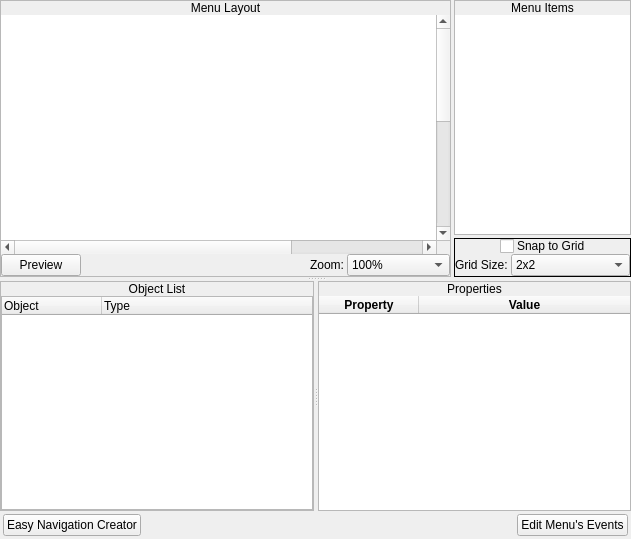
<?xml version="1.0" encoding="UTF-8"?>
<ui version="4.0">
 <class>ScreenLayouts_MainMenu</class>
 <widget class="QWidget" name="ScreenLayouts_MainMenu">
  <property name="geometry">
   <rect>
    <x>0</x>
    <y>0</y>
    <width>631</width>
    <height>539</height>
   </rect>
  </property>
  <property name="minimumSize">
   <size>
    <width>631</width>
    <height>539</height>
   </size>
  </property>
  <property name="maximumSize">
   <size>
    <width>631</width>
    <height>539</height>
   </size>
  </property>
  <property name="windowTitle">
   <string>Main Menu Layout</string>
  </property>
  <property name="windowIcon">
   <iconset resource="gui_icons.qrc">
    <normaloff>:/icons/openrpgmaker.png</normaloff>:/icons/openrpgmaker.png</iconset>
  </property>
  <property name="styleSheet">
   <string notr="true">.QFrame
{
	border-width: 1px;
	border-style: solid;
	border-color: palette(window-text);
}

.QFrame&gt;QLabel
{
	border-width: 0px;
	background-color: palette(window-text);
	color: palette(window);
	font-weight: bold;
}

.QFrame&gt;QCheckBox
{
	background-color: palette(window-text);
	border-width: 0px;
	border-style: none;
	color: palette(window);
	spacing: 3px;
	font-weight: bold;
	padding: 0px 0px 0px 3px;
}

.QFrame&gt;QCheckBox::indicator
{
	min-width: 8px;
	max-width: 8px;
	min-height: 8px;
	max-height: 8px;
	width: 8px;
	height: 8px;
	border-width: 2px;
	border-radius: 0px;
	border-style: ridge;
	border-color: palette(mid);
}

.QFrame&gt;QCheckBox::indicator:unchecked
{
	background-color: palette(base);
}

.QFrame&gt;QCheckBox::indicator:checked
{
	background-color: palette(window-text);
}

.QFrame&gt;QCheckBox::indicator:hover
{
	border-color: palette(highlight);
}</string>
  </property>
  <layout class="QVBoxLayout" name="verticalLayout">
   <property name="spacing">
    <number>3</number>
   </property>
   <property name="margin">
    <number>0</number>
   </property>
   <item>
    <widget class="QSplitter" name="splitter_2">
     <property name="orientation">
      <enum>Qt::Vertical</enum>
     </property>
     <widget class="QWidget" name="widget_9" native="true">
      <layout class="QHBoxLayout" name="horizontalLayout_3">
       <property name="spacing">
        <number>3</number>
       </property>
       <property name="margin">
        <number>0</number>
       </property>
       <item>
        <widget class="QFrame" name="frmPreview">
         <property name="frameShape">
          <enum>QFrame::StyledPanel</enum>
         </property>
         <property name="frameShadow">
          <enum>QFrame::Raised</enum>
         </property>
         <layout class="QVBoxLayout" name="verticalLayout_4">
          <property name="spacing">
           <number>0</number>
          </property>
          <property name="margin">
           <number>0</number>
          </property>
          <item>
           <widget class="QWidget" name="widget_2" native="true">
            <layout class="QVBoxLayout" name="verticalLayout_5">
             <property name="spacing">
              <number>0</number>
             </property>
             <property name="margin">
              <number>0</number>
             </property>
             <item>
              <widget class="QWidget" name="widget_7" native="true">
               <property name="styleSheet">
                <string notr="true">.QWidget
{
	border-width: 1px;
	border-style: solid;
	border-color: palette(window-text);
	background-color: palette(window-text);
}

.QWidget&gt;QLabel
{
	border-width: 0px;
	background-color: palette(window-text);
	color: palette(window);
	font-weight: bold;
}</string>
               </property>
               <layout class="QHBoxLayout" name="horizontalLayout">
                <property name="spacing">
                 <number>0</number>
                </property>
                <property name="margin">
                 <number>0</number>
                </property>
                <item>
                 <widget class="QLabel" name="label_2">
                  <property name="sizePolicy">
                   <sizepolicy hsizetype="Preferred" vsizetype="Fixed">
                    <horstretch>0</horstretch>
                    <verstretch>0</verstretch>
                   </sizepolicy>
                  </property>
                  <property name="text">
                   <string>Menu Layout</string>
                  </property>
                  <property name="alignment">
                   <set>Qt::AlignCenter</set>
                  </property>
                 </widget>
                </item>
               </layout>
              </widget>
             </item>
             <item>
              <widget class="ImageView" name="gvMainMenuLayout">
               <property name="mouseTracking">
                <bool>true</bool>
               </property>
               <property name="contextMenuPolicy">
                <enum>Qt::CustomContextMenu</enum>
               </property>
               <property name="frameShape">
                <enum>QFrame::NoFrame</enum>
               </property>
               <property name="sceneRect">
                <rectf>
                 <x>0.000000000000000</x>
                 <y>0.000000000000000</y>
                 <width>640.000000000000000</width>
                 <height>480.000000000000000</height>
                </rectf>
               </property>
               <property name="viewportUpdateMode">
                <enum>QGraphicsView::FullViewportUpdate</enum>
               </property>
              </widget>
             </item>
             <item>
              <widget class="QWidget" name="widget_3" native="true">
               <layout class="QHBoxLayout" name="horizontalLayout_2">
                <property name="spacing">
                 <number>3</number>
                </property>
                <property name="margin">
                 <number>0</number>
                </property>
                <item>
                 <widget class="QPushButton" name="bPreview">
                  <property name="text">
                   <string>Preview</string>
                  </property>
                 </widget>
                </item>
                <item>
                 <spacer name="horizontalSpacer">
                  <property name="orientation">
                   <enum>Qt::Horizontal</enum>
                  </property>
                  <property name="sizeHint" stdset="0">
                   <size>
                    <width>40</width>
                    <height>20</height>
                   </size>
                  </property>
                 </spacer>
                </item>
                <item>
                 <widget class="QLabel" name="label_3">
                  <property name="text">
                   <string>Zoom:</string>
                  </property>
                 </widget>
                </item>
                <item>
                 <widget class="QComboBox" name="cboxZoom">
                  <property name="currentIndex">
                   <number>3</number>
                  </property>
                  <item>
                   <property name="text">
                    <string>25%</string>
                   </property>
                  </item>
                  <item>
                   <property name="text">
                    <string>50%</string>
                   </property>
                  </item>
                  <item>
                   <property name="text">
                    <string>75%</string>
                   </property>
                  </item>
                  <item>
                   <property name="text">
                    <string>100%</string>
                   </property>
                  </item>
                  <item>
                   <property name="text">
                    <string>150%</string>
                   </property>
                  </item>
                  <item>
                   <property name="text">
                    <string>200%</string>
                   </property>
                  </item>
                  <item>
                   <property name="text">
                    <string>Fit to Window</string>
                   </property>
                  </item>
                 </widget>
                </item>
               </layout>
              </widget>
             </item>
            </layout>
           </widget>
          </item>
         </layout>
        </widget>
       </item>
       <item>
        <widget class="QWidget" name="widget" native="true">
         <property name="sizePolicy">
          <sizepolicy hsizetype="Fixed" vsizetype="Preferred">
           <horstretch>0</horstretch>
           <verstretch>0</verstretch>
          </sizepolicy>
         </property>
         <layout class="QVBoxLayout" name="verticalLayout_2">
          <property name="spacing">
           <number>3</number>
          </property>
          <property name="margin">
           <number>0</number>
          </property>
          <item>
           <widget class="QFrame" name="frame_3">
            <property name="sizePolicy">
             <sizepolicy hsizetype="Fixed" vsizetype="Preferred">
              <horstretch>0</horstretch>
              <verstretch>0</verstretch>
             </sizepolicy>
            </property>
            <property name="frameShape">
             <enum>QFrame::StyledPanel</enum>
            </property>
            <property name="frameShadow">
             <enum>QFrame::Raised</enum>
            </property>
            <layout class="QVBoxLayout" name="verticalLayout_6">
             <property name="spacing">
              <number>0</number>
             </property>
             <property name="margin">
              <number>0</number>
             </property>
             <item>
              <widget class="QLabel" name="label_4">
               <property name="sizePolicy">
                <sizepolicy hsizetype="Preferred" vsizetype="Fixed">
                 <horstretch>0</horstretch>
                 <verstretch>0</verstretch>
                </sizepolicy>
               </property>
               <property name="text">
                <string>Menu Items</string>
               </property>
               <property name="alignment">
                <set>Qt::AlignCenter</set>
               </property>
              </widget>
             </item>
             <item>
              <widget class="QWidget" name="widget_4" native="true">
               <layout class="QVBoxLayout" name="verticalLayout_7">
                <property name="spacing">
                 <number>0</number>
                </property>
                <property name="margin">
                 <number>0</number>
                </property>
                <item>
                 <widget class="MenuItemList" name="lwMenuItems">
                  <property name="sizePolicy">
                   <sizepolicy hsizetype="Fixed" vsizetype="Expanding">
                    <horstretch>0</horstretch>
                    <verstretch>0</verstretch>
                   </sizepolicy>
                  </property>
                  <property name="minimumSize">
                   <size>
                    <width>175</width>
                    <height>0</height>
                   </size>
                  </property>
                  <property name="maximumSize">
                   <size>
                    <width>175</width>
                    <height>16777215</height>
                   </size>
                  </property>
                  <property name="font">
                   <font>
                    <pointsize>12</pointsize>
                    <weight>75</weight>
                    <bold>true</bold>
                   </font>
                  </property>
                  <property name="frameShape">
                   <enum>QFrame::NoFrame</enum>
                  </property>
                  <property name="horizontalScrollBarPolicy">
                   <enum>Qt::ScrollBarAlwaysOff</enum>
                  </property>
                  <property name="dragDropMode">
                   <enum>QAbstractItemView::DragOnly</enum>
                  </property>
                  <property name="iconSize">
                   <size>
                    <width>32</width>
                    <height>32</height>
                   </size>
                  </property>
                  <property name="spacing">
                   <number>3</number>
                  </property>
                 </widget>
                </item>
               </layout>
              </widget>
             </item>
            </layout>
           </widget>
          </item>
          <item>
           <widget class="QFrame" name="frame_30">
            <property name="sizePolicy">
             <sizepolicy hsizetype="Preferred" vsizetype="Preferred">
              <horstretch>0</horstretch>
              <verstretch>0</verstretch>
             </sizepolicy>
            </property>
            <property name="frameShape">
             <enum>QFrame::Box</enum>
            </property>
            <property name="frameShadow">
             <enum>QFrame::Plain</enum>
            </property>
            <layout class="QVBoxLayout" name="verticalLayout_39">
             <property name="spacing">
              <number>0</number>
             </property>
             <property name="margin">
              <number>0</number>
             </property>
             <item>
              <widget class="QWidget" name="widget_23" native="true">
               <property name="sizePolicy">
                <sizepolicy hsizetype="Preferred" vsizetype="Fixed">
                 <horstretch>0</horstretch>
                 <verstretch>0</verstretch>
                </sizepolicy>
               </property>
               <property name="styleSheet">
                <string notr="true">.QWidget
{
	border-width: 1px;
	border-style: solid;
	border-color: palette(window-text);
	background-color: palette(window-text);
}

.QWidget&gt;QLabel
{
	border-width: 0px;
	background-color: palette(window-text);
	color: palette(window);
	font-weight: bold;
}</string>
               </property>
               <layout class="QHBoxLayout" name="horizontalLayout_25">
                <property name="spacing">
                 <number>3</number>
                </property>
                <property name="margin">
                 <number>0</number>
                </property>
                <item>
                 <spacer name="horizontalSpacer_7">
                  <property name="orientation">
                   <enum>Qt::Horizontal</enum>
                  </property>
                  <property name="sizeHint" stdset="0">
                   <size>
                    <width>10</width>
                    <height>15</height>
                   </size>
                  </property>
                 </spacer>
                </item>
                <item>
                 <widget class="QCheckBox" name="cbSnapToGrid">
                  <property name="sizePolicy">
                   <sizepolicy hsizetype="Fixed" vsizetype="Fixed">
                    <horstretch>0</horstretch>
                    <verstretch>0</verstretch>
                   </sizepolicy>
                  </property>
                  <property name="text">
                   <string/>
                  </property>
                 </widget>
                </item>
                <item>
                 <widget class="QLabel" name="label_10">
                  <property name="sizePolicy">
                   <sizepolicy hsizetype="Fixed" vsizetype="Fixed">
                    <horstretch>0</horstretch>
                    <verstretch>0</verstretch>
                   </sizepolicy>
                  </property>
                  <property name="text">
                   <string>Snap to Grid</string>
                  </property>
                 </widget>
                </item>
                <item>
                 <spacer name="horizontalSpacer_8">
                  <property name="orientation">
                   <enum>Qt::Horizontal</enum>
                  </property>
                  <property name="sizeHint" stdset="0">
                   <size>
                    <width>10</width>
                    <height>15</height>
                   </size>
                  </property>
                 </spacer>
                </item>
               </layout>
              </widget>
             </item>
             <item>
              <widget class="QWidget" name="wSnapToGrid" native="true">
               <layout class="QHBoxLayout" name="horizontalLayout_24">
                <property name="spacing">
                 <number>3</number>
                </property>
                <property name="margin">
                 <number>0</number>
                </property>
                <item>
                 <widget class="QLabel" name="label">
                  <property name="sizePolicy">
                   <sizepolicy hsizetype="Fixed" vsizetype="Preferred">
                    <horstretch>0</horstretch>
                    <verstretch>0</verstretch>
                   </sizepolicy>
                  </property>
                  <property name="text">
                   <string>Grid Size:</string>
                  </property>
                 </widget>
                </item>
                <item>
                 <widget class="QComboBox" name="cboxGridSize">
                  <item>
                   <property name="text">
                    <string>2x2</string>
                   </property>
                  </item>
                  <item>
                   <property name="text">
                    <string>4x4</string>
                   </property>
                  </item>
                  <item>
                   <property name="text">
                    <string>8x8</string>
                   </property>
                  </item>
                  <item>
                   <property name="text">
                    <string>16x16</string>
                   </property>
                  </item>
                  <item>
                   <property name="text">
                    <string>32x32</string>
                   </property>
                  </item>
                  <item>
                   <property name="text">
                    <string>64x64</string>
                   </property>
                  </item>
                 </widget>
                </item>
               </layout>
              </widget>
             </item>
            </layout>
           </widget>
          </item>
         </layout>
        </widget>
       </item>
      </layout>
     </widget>
     <widget class="QSplitter" name="splitter">
      <property name="orientation">
       <enum>Qt::Horizontal</enum>
      </property>
      <widget class="QFrame" name="frame_5">
       <property name="frameShape">
        <enum>QFrame::StyledPanel</enum>
       </property>
       <property name="frameShadow">
        <enum>QFrame::Raised</enum>
       </property>
       <layout class="QVBoxLayout" name="verticalLayout_9">
        <property name="spacing">
         <number>0</number>
        </property>
        <property name="margin">
         <number>0</number>
        </property>
        <item>
         <widget class="QLabel" name="label_6">
          <property name="sizePolicy">
           <sizepolicy hsizetype="Preferred" vsizetype="Fixed">
            <horstretch>0</horstretch>
            <verstretch>0</verstretch>
           </sizepolicy>
          </property>
          <property name="text">
           <string>Object List</string>
          </property>
          <property name="alignment">
           <set>Qt::AlignCenter</set>
          </property>
         </widget>
        </item>
        <item>
         <widget class="QWidget" name="widget_6" native="true">
          <layout class="QVBoxLayout" name="verticalLayout_10">
           <property name="spacing">
            <number>0</number>
           </property>
           <property name="margin">
            <number>0</number>
           </property>
           <item>
            <widget class="QTreeWidget" name="twObjectList">
             <property name="contextMenuPolicy">
              <enum>Qt::CustomContextMenu</enum>
             </property>
             <property name="alternatingRowColors">
              <bool>true</bool>
             </property>
             <property name="verticalScrollMode">
              <enum>QAbstractItemView::ScrollPerPixel</enum>
             </property>
             <property name="expandsOnDoubleClick">
              <bool>false</bool>
             </property>
             <column>
              <property name="text">
               <string>Object</string>
              </property>
             </column>
             <column>
              <property name="text">
               <string>Type</string>
              </property>
             </column>
            </widget>
           </item>
          </layout>
         </widget>
        </item>
       </layout>
      </widget>
      <widget class="QFrame" name="frame_4">
       <property name="frameShape">
        <enum>QFrame::StyledPanel</enum>
       </property>
       <property name="frameShadow">
        <enum>QFrame::Raised</enum>
       </property>
       <layout class="QVBoxLayout" name="verticalLayout_8">
        <property name="spacing">
         <number>0</number>
        </property>
        <property name="margin">
         <number>0</number>
        </property>
        <item>
         <widget class="QLabel" name="label_5">
          <property name="sizePolicy">
           <sizepolicy hsizetype="Preferred" vsizetype="Fixed">
            <horstretch>0</horstretch>
            <verstretch>0</verstretch>
           </sizepolicy>
          </property>
          <property name="text">
           <string>Properties</string>
          </property>
          <property name="alignment">
           <set>Qt::AlignCenter</set>
          </property>
         </widget>
        </item>
        <item>
         <widget class="QWidget" name="widget_5" native="true">
          <layout class="QVBoxLayout" name="verticalLayout_11">
           <property name="spacing">
            <number>0</number>
           </property>
           <property name="margin">
            <number>0</number>
           </property>
           <item>
            <widget class="MenuObjectProperties" name="twProperties">
             <property name="font">
              <font>
               <weight>75</weight>
               <bold>true</bold>
              </font>
             </property>
             <property name="frameShape">
              <enum>QFrame::NoFrame</enum>
             </property>
             <property name="editTriggers">
              <set>QAbstractItemView::NoEditTriggers</set>
             </property>
             <property name="alternatingRowColors">
              <bool>true</bool>
             </property>
             <property name="selectionMode">
              <enum>QAbstractItemView::NoSelection</enum>
             </property>
             <property name="verticalScrollMode">
              <enum>QAbstractItemView::ScrollPerPixel</enum>
             </property>
             <property name="horizontalScrollMode">
              <enum>QAbstractItemView::ScrollPerPixel</enum>
             </property>
             <property name="wordWrap">
              <bool>false</bool>
             </property>
             <property name="cornerButtonEnabled">
              <bool>false</bool>
             </property>
             <attribute name="horizontalHeaderStretchLastSection">
              <bool>true</bool>
             </attribute>
             <attribute name="verticalHeaderVisible">
              <bool>false</bool>
             </attribute>
             <column>
              <property name="text">
               <string>Property</string>
              </property>
             </column>
             <column>
              <property name="text">
               <string>Value</string>
              </property>
             </column>
            </widget>
           </item>
          </layout>
         </widget>
        </item>
       </layout>
      </widget>
     </widget>
    </widget>
   </item>
   <item>
    <widget class="QWidget" name="widget_8" native="true">
     <property name="sizePolicy">
      <sizepolicy hsizetype="Preferred" vsizetype="Fixed">
       <horstretch>0</horstretch>
       <verstretch>0</verstretch>
      </sizepolicy>
     </property>
     <layout class="QHBoxLayout" name="horizontalLayout_4">
      <property name="spacing">
       <number>3</number>
      </property>
      <property name="leftMargin">
       <number>3</number>
      </property>
      <property name="topMargin">
       <number>0</number>
      </property>
      <property name="rightMargin">
       <number>3</number>
      </property>
      <property name="bottomMargin">
       <number>3</number>
      </property>
      <item>
       <widget class="QPushButton" name="bEasyNavigationCreator">
        <property name="text">
         <string>Easy Navigation Creator</string>
        </property>
       </widget>
      </item>
      <item>
       <spacer name="horizontalSpacer_2">
        <property name="orientation">
         <enum>Qt::Horizontal</enum>
        </property>
        <property name="sizeHint" stdset="0">
         <size>
          <width>40</width>
          <height>20</height>
         </size>
        </property>
       </spacer>
      </item>
      <item>
       <widget class="QPushButton" name="bEditMenusEvents">
        <property name="text">
         <string>Edit Menu's Events</string>
        </property>
       </widget>
      </item>
     </layout>
    </widget>
   </item>
  </layout>
  <action name="aDeleteItem">
   <property name="icon">
    <iconset resource="gui_icons.qrc">
     <normaloff>:/icons/editdelete.png</normaloff>:/icons/editdelete.png</iconset>
   </property>
   <property name="text">
    <string>Delete Item</string>
   </property>
  </action>
  <action name="aCopy">
   <property name="icon">
    <iconset resource="gui_icons.qrc">
     <normaloff>:/icons/editcopy.png</normaloff>:/icons/editcopy.png</iconset>
   </property>
   <property name="text">
    <string>Copy</string>
   </property>
   <property name="toolTip">
    <string>Copy</string>
   </property>
  </action>
  <action name="aPaste">
   <property name="icon">
    <iconset resource="gui_icons.qrc">
     <normaloff>:/icons/editpaste.png</normaloff>:/icons/editpaste.png</iconset>
   </property>
   <property name="text">
    <string>Paste</string>
   </property>
  </action>
  <action name="aCut">
   <property name="icon">
    <iconset resource="gui_icons.qrc">
     <normaloff>:/icons/editcut.png</normaloff>:/icons/editcut.png</iconset>
   </property>
   <property name="text">
    <string>Cut</string>
   </property>
  </action>
 </widget>
 <customwidgets>
  <customwidget>
   <class>ImageView</class>
   <extends>QGraphicsView</extends>
   <header>imageview.h</header>
  </customwidget>
  <customwidget>
   <class>MenuItemList</class>
   <extends>QListWidget</extends>
   <header>menuitemlist.h</header>
  </customwidget>
  <customwidget>
   <class>MenuObjectProperties</class>
   <extends>QTableWidget</extends>
   <header>menuobjectproperties.h</header>
  </customwidget>
 </customwidgets>
 <resources>
  <include location="gui_icons.qrc"/>
 </resources>
 <connections/>
</ui>
